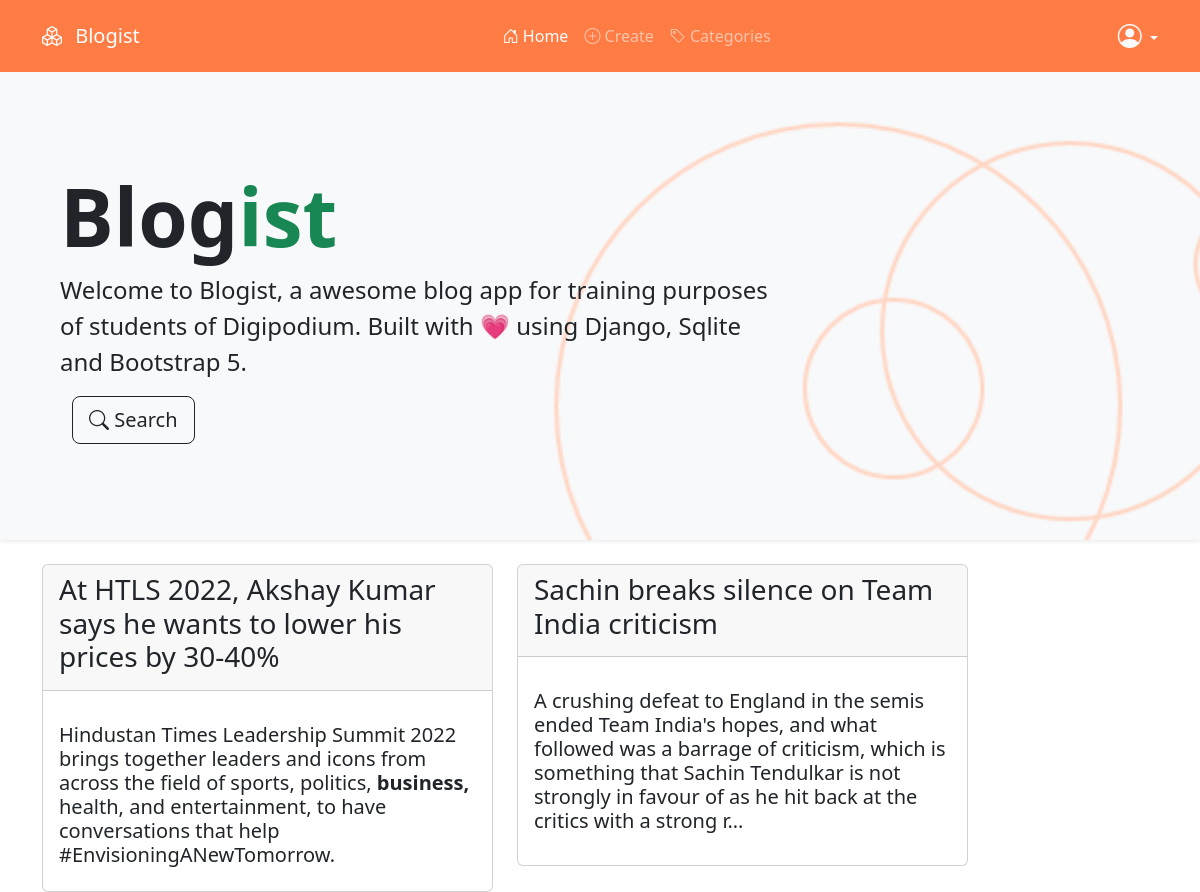
Screenshot of /home/ (signed in) with the database file from the repository.
### blog/models.py (models this page shows, shortened)
class Article(models.Model):
    class StatusChoice(models.IntegerChoices):
        DRAFT = 0, 'Draft'
        PUBLISHED = 1, 'Published'
    title = models.CharField(max_length=100, unique=True)
    publish_date = models.DateTimeField(auto_now_add=True)
    category = models.ForeignKey(Category, on_delete=models.SET_NULL, null=True)
    author = models.ForeignKey(settings.AUTH_USER_MODEL, on_delete=models.SET_NULL, null=True)
    status = models.IntegerField(choices=StatusChoice.choices, default=StatusChoice.DRAFT)
    tags = models.ManyToManyField(Tag)
    duration = models.DurationField()
    content = HTMLField()
    created_at = models.DateTimeField(auto_now_add=True)
    updated_at = models.DateTimeField(auto_now=True)

### blog/views.py (the view)
# urls.py: path('home/', index, name='home'),
def index(request):
    ctx = {}
    articles = Article.objects.filter(status=1)
    ctx['title'] = 'Home'
    ctx['articles'] = articles
    return render(request, 'blog/index.html', ctx)

### templates/blog/index.html (shortened to what this page needs)
{% extends 'layout/base.html' %}
{% load static %}
{% block content %}
<div class="p-5 mb-4 bg-light shadow-sm   hero">
    <div class="container py-5">
        <h1 class="fw-bold display-1">
            Blog<span class="text-success">ist</span>
        </h1>
        <p class="col-md-8 fs-4">
            Welcome to Blogist, a awesome blog app for training purposes of students of Digipodium.
            Built with 💗 using Django, Sqlite and Bootstrap 5.
        </p>
        <div class="search-wrapper">
            <div class="container search-btn">
                <button class="btn btn-outline-dark btn-lg" type="button">
                    <i class="bi bi-search"></i> Search
                </button>
            </div>
        </div>
    </div>
</div>
<div class="container">
    <div class="row">
        {% for item in articles %}
        <div class="col-md-5">
            <div class="card">
                <div class="card-header">
                    <h3 class="card-title">
                        <a href="{% url 'view' item.id %}" class="nav-link">
                            {{item.title}}
                        </a>
                    </h3>
                </div>
                <div class="card-body">
                    <p>{{item.content|safe|truncatechars:250 }}</p>
                </div>
            </div>
        </div>
        {% empty %}
        <p>no articles published</p>
        {% endfor %}
    </div>
</div>
{% endblock %}

### rows the page displays
Article: title "At HTLS 2022, Akshay Kumar says he wants to lower his prices by 30-40%", content "Hindustan Times Leadership Summit 2022 brings together leaders and icons from across the field of sports, politics, business, health, and entertainment, to have conversations that help #EnvisioningANewTomorrow."
Article: title "Sachin breaks silence on Team India criticism", content "A crushing defeat to England in the semis ended Team India's hopes, and what followed was a barrage of criticism, which is something that Sachin Tendulkar is not strongly in favour of as he hit back at the critics with a strong r…"
